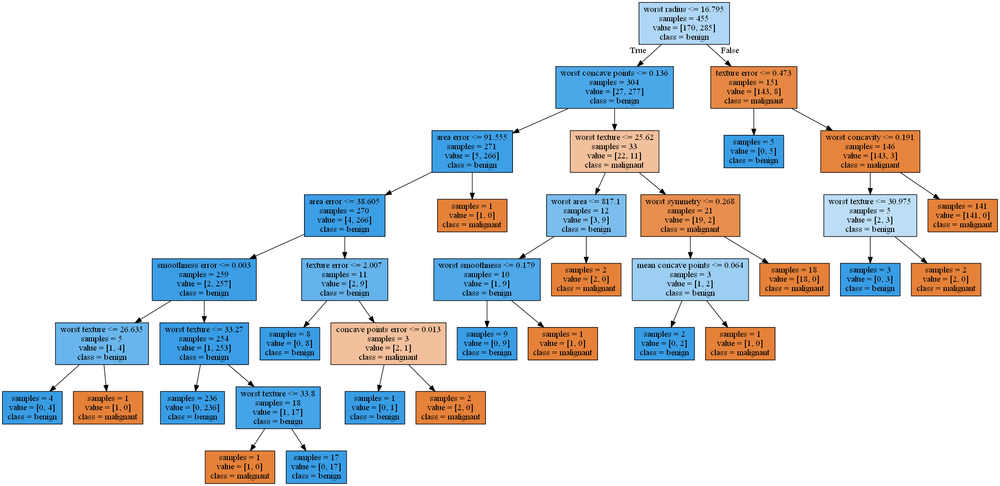
#> input picture chapterDT/src/tree_classifier.png, 1000 x 486 px, shrunk from 2164 x 1052 before the run
$ python BreastCancer.py
#> lines starting #> are read from the running program, lines starting #| are printed output that depends on the picture
from sklearn.datasets import load_breast_cancer
from sklearn.model_selection import train_test_split
from sklearn.tree import DecisionTreeClassifier
from sklearn.tree import export_graphviz

cancer = load_breast_cancer()
print(cancer.keys())
print(cancer.data.shape)
print(cancer.feature_names)
print(cancer.target_names)

x = cancer.data
y = cancer.target
x_train, x_test, y_train, y_test = train_test_split(x, y, test_size=0.2, stratify=y, random_state=42)
print(x_test.shape)
print(x_train.shape)

tree = DecisionTreeClassifier(random_state=42)
tree.fit(x_train, y_train)
y_pred = tree.predict(x_test)
print('Train: %.4f\nTest: %.4f'%(tree.score(x_train, y_train), tree.score(x_test, y_test)))

export_graphviz(tree, out_file='tree_classifier.dot', feature_names=cancer.feature_names,
                class_names=cancer.target_names, impurity=False, filled=True)

from subprocess import call
call('dot.exe -Tpng tree_classifier.dot -o tree_classifier.png')
#> (this line was passed over: subprocess is not available in this run)

from PIL import Image
Image.open("tree_classifier.png").show()

print(tree.feature_importances_)

import matplotlib.pyplot as plt
features = cancer.feature_names
n = len(features)
plt.figure(figsize=(8,10))
plt.barh(range(n),tree.feature_importances_)
plt.yticks(range(n),features)
plt.title('Muc do quan trong cac thuoc tinh')
plt.ylabel('Cac thuoc tinh')
plt.xlabel('Muc do')
plt.show()
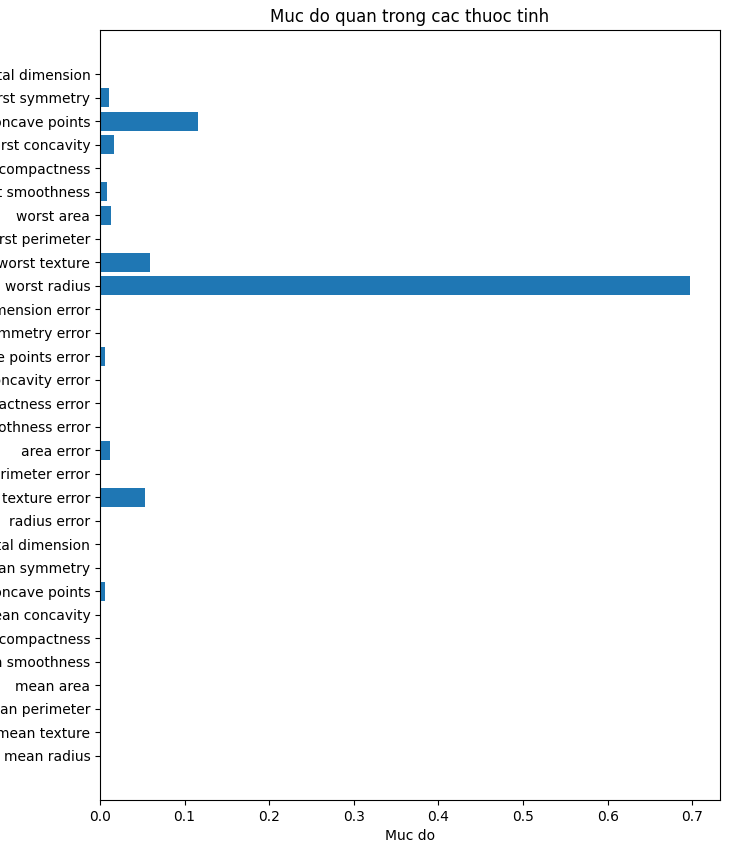
#> figure drawn by matplotlib, 1 panel
